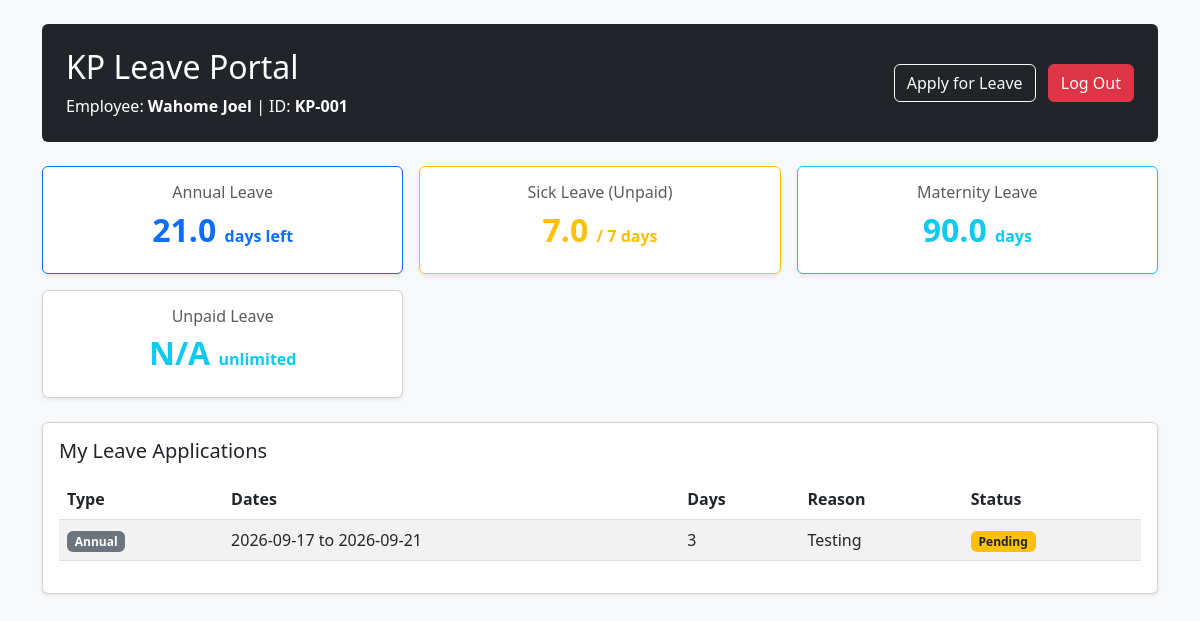
/dashboard (signed in), run on the app's committed database.
### models.py (models this page shows)
class User(UserMixin, db.Model):
    __tablename__ = 'users'
    id = db.Column(db.Integer, primary_key=True)
    employee_id = db.Column(db.String(50), unique=True, nullable=False)
    full_name = db.Column(db.String(100), nullable=False)
    email = db.Column(db.String(120), nullable=True)
    password_hash = db.Column(db.String(256), nullable=False)
    company = db.Column(db.String(50), nullable=False)
    role = db.Column(db.String(20), nullable=False, default='employee')
    hire_date = db.Column(db.Date, nullable=False, default=date.today)
    carried_over_leave = db.Column(db.Float, default=0.0)
    sick_leave_paid_balance = db.Column(db.Float, default=7.0)
    sick_leave_unpaid_balance = db.Column(db.Float, default=7.0)
    maternity_leave_balance = db.Column(db.Float, default=90.0)
    paternity_leave_balance = db.Column(db.Float, default=14.0)
    leave_requests = db.relationship('LeaveRequest', backref='applicant', lazy=True)
    work_saturdays = db.Column(db.Boolean, default=False)
    @property
    def current_annual_leave_balance(self):
        today = date.today()
        hire = self.hire_date if self.hire_date else today
        months_worked = (today.year - hire.year) * 12 + (today.month - hire.month)
        months_worked = max(0, months_worked)
        carried = self.carried_over_leave if self.carried_over_leave is not None else 0.0
        total_accrued = min(21.0, round(months_worked * 1.75, 2)) + carried
        approved_taken = sum(
            req.total_days for req in self.leave_requests
            if req.leave_type == 'Annual' and req.status == 'Approved'
        )
        return max(0.0, round(total_accrued - approved_taken, 2))

class LeaveRequest(db.Model):
    __tablename__ = 'leave_requests'
    id = db.Column(db.Integer, primary_key=True)
    user_id = db.Column(db.Integer, db.ForeignKey('users.id'), nullable=False)
    leave_type = db.Column(db.String(50), nullable=False)
    start_date = db.Column(db.Date, nullable=False)
    end_date = db.Column(db.Date, nullable=False)
    total_days = db.Column(db.Integer, nullable=False)
    reason = db.Column(db.String(255), nullable=False)
    status = db.Column(db.String(20), nullable=False, default='Pending')
    applied_on = db.Column(db.DateTime, default=lambda: datetime.now(timezone.utc))
    manager_remarks = db.Column(db.String(255), nullable=True)

### app.py (the view)
@app.route('/dashboard')
@login_required
def dashboard():
    if current_user.role == 'manager':
        return redirect(url_for('manager_dashboard'))
    if current_user.company == 'Dukaloco':
        return render_template('dukaloco_dashboard.html', user=current_user)
    elif current_user.company == 'KP':
        return render_template('kp_dashboard.html', user=current_user)
    else:
        return 'Invalid company association.', 400

### app.py (called while the page is built)
@login_manager.user_loader
def load_user(user_id):
    return User.query.get(int(user_id))

### templates/kp_dashboard.html (shortened to what this page needs)
<!DOCTYPE html>
<html lang="en">
<head>
    <link rel="stylesheet" href="https://cdn.jsdelivr.net/npm/bootstrap@5.3.0/dist/css/bootstrap.min.css">
</head>
<body class="bg-light">
<div class="container mt-4">
    <div class="p-4 mb-4 bg-dark text-white rounded d-flex justify-content-between align-items-center">
        <div>
            <h2>KP Leave Portal</h2>
            <p class="mb-0">Employee: <strong>{{ user.full_name }}</strong> | ID: <strong>{{ user.employee_id }}</strong></p>
        </div>
        <div>
            <a href="{{ url_for('apply_leave') }}" class="btn btn-outline-light me-2">Apply for Leave</a>
            <a href="{{ url_for('logout') }}" class="btn btn-danger">Log Out</a>
        </div>
    </div>
    <div class="row g-3 mb-4">
        <div class="col-md-4">
            <div class="card border-primary shadow-sm text-center">
                <div class="card-body">
                    <h6 class="text-muted">Annual Leave</h6>
                    <h2 class="text-primary fw-bold">{{ current_user.current_annual_leave_balance }} <small class="fs-6">days left</small></h2>
                </div>
            </div>
        </div>
        <div class="col-md-4">
            <div class="card border-warning shadow-sm text-center">
                <div class="card-body">
                    <h6 class="text-muted">Sick Leave (Unpaid)</h6>
                    <h2 class="text-warning fw-bold">{{ user.sick_leave_unpaid_balance }} <small class="fs-6">/ 7 days</small></h2>
                </div>
            </div>
        </div>
        <div class="col-md-4">
            <div class="card border-info shadow-sm text-center">
                <div class="card-body">
                    <h6 class="text-muted">Maternity Leave</h6>
                    <h2 class="text-info fw-bold">{{ user.maternity_leave_balance }} <small class="fs-6">days</small></h2>
                </div>
            </div>
        </div>
        <div class="col-md-4">
            <div class="card boarder-info shadow-sm text-center">
                <div class="card-body">
                    <h6 class="text-muted">Unpaid Leave</h6>
                    <h2 class="text-info fw-bold">N/A <small class="fs-6">unlimited</small></h2>
                </div>
            </div>
        </div>
    </div>
    <div class="card shadow-sm p-3">
        <h5 class="mb-3">My Leave Applications</h5>
        <div class="table-responsive">
            <table class="table table-striped align-middle">
                <thead>
                    <tr>
                        <th>Type</th>
                        <th>Dates</th>
                        <th>Days</th>
                        <th>Reason</th>
                        <th>Status</th>
                    </tr>
                </thead>
                <tbody>
                    {% for req in user.leave_requests %}
                    <tr>
                        <td><span class="badge bg-secondary">{{ req.leave_type }}</span></td>
                        <td>{{ req.start_date.strftime('%Y-%m-%d') }} to {{ req.end_date.strftime('%Y-%m-%d') }}</td>
                        <td>{{ req.total_days }}</td>
                        <td>{{ req.reason }}</td>
                        <td>
                            {% if req.status == 'Approved' %}
                                <span class="badge bg-success">Approved</span>
                            {% elif req.status == 'Rejected' %}
                                <span class="badge bg-danger">Rejected</span>
                            {% else %}
                                <span class="badge bg-warning text-dark">Pending</span>
                            {% endif %}
                        </td>
                    </tr>
                    {% else %}
                    <tr>
                        <td colspan="5" class="text-center text-muted">No leave requests submitted yet.</td>
                    </tr>
                    {% endfor %}
                </tbody>
            </table>
        </div>
    </div>
</div>
</body>
</html>

### data on the page
User: full_name "Wahome Joel", employee_id "KP-001", current_annual_leave_balance "21.0", sick_leave_unpaid_balance "7.0", maternity_leave_balance "90.0"
LeaveRequest: leave_type "Annual", start_date "2026-09-17", end_date "2026-09-21", total_days "3", reason "Testing", shows "Pending"
